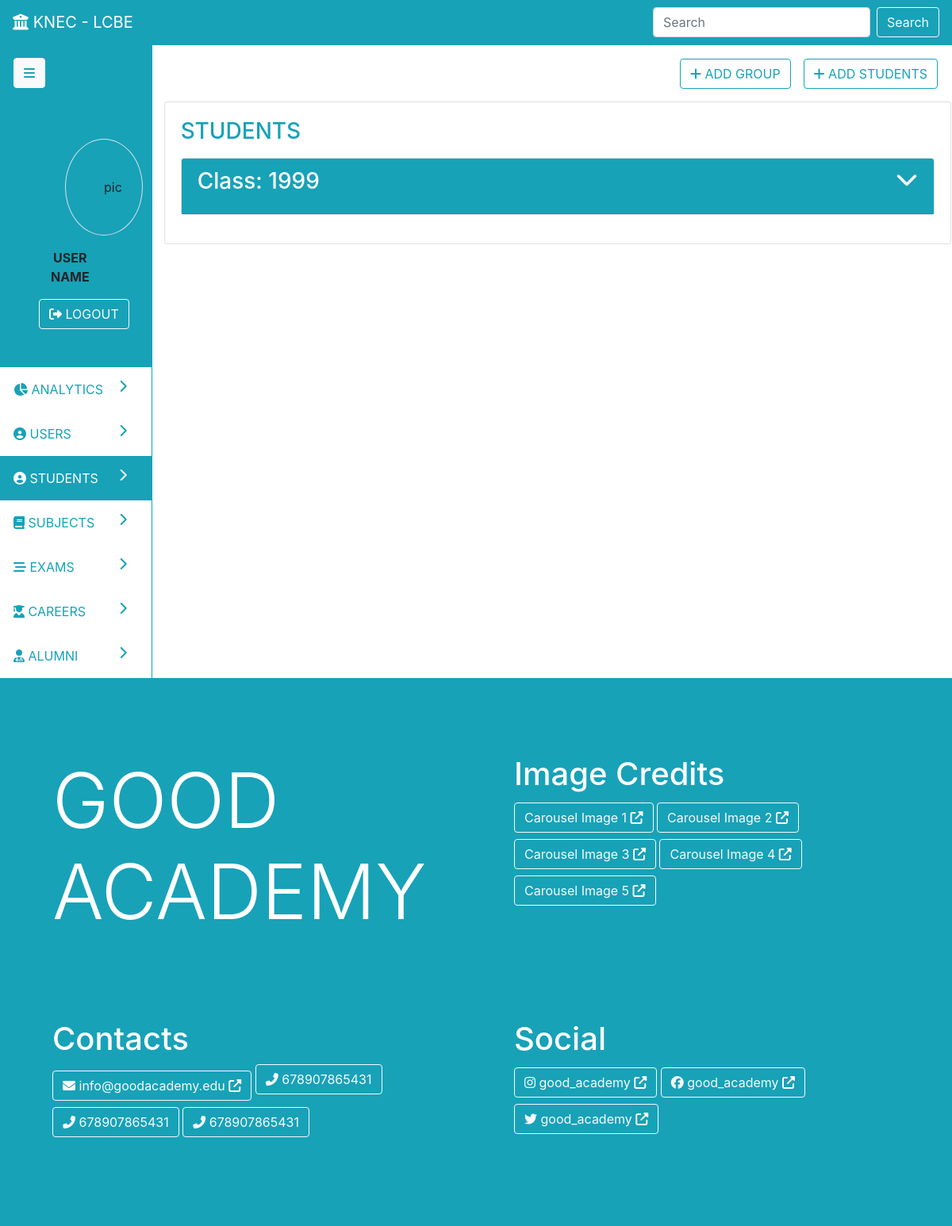
Before: /students with the older database file.
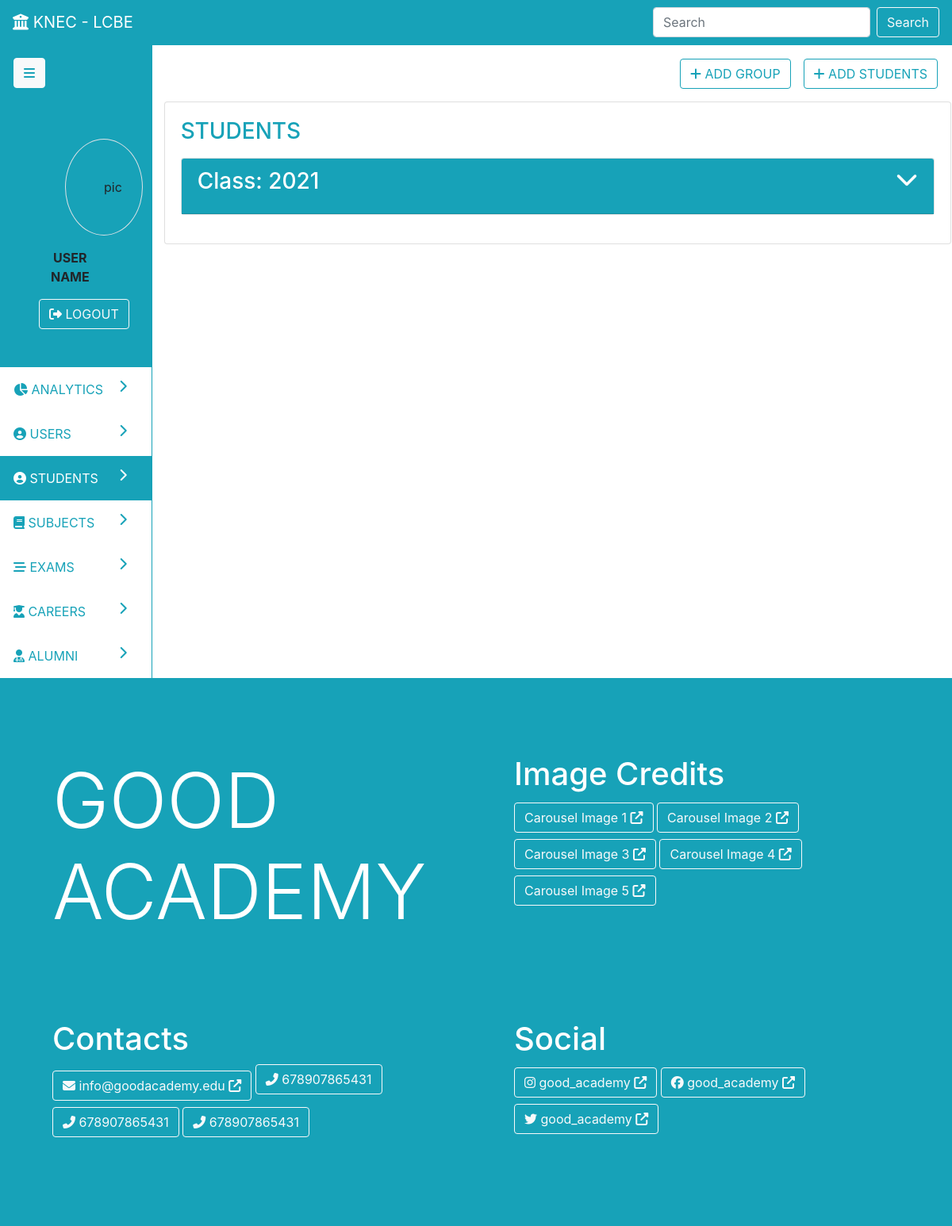
After: the same page with the newer database file.
### parent/models.py (models this page shows, shortened)
class Group(db.Model):
	id = db.Column(db.Integer, primary_key=True)
	year = db.Column(db.String(19), nullable=False)
	students = db.relationship('Student', backref='group', lazy=True, cascade='all, delete')
	status = db.Column(db.String(19), nullable=False, default='ongoing')
	exams = db.relationship('Exam', backref='group', lazy=True, cascade='all, delete')
	created_at = db.Column(db.DateTime, nullable=False, default=datetime.utcnow)
	updated_at = db.Column(db.DateTime, nullable=True, onupdate=datetime.utcnow)

### parent/routes.py (the view)
@app.route('/students', methods=['POST', 'GET'])
def students():
	groups = Group.query.filter_by(status='ongoing')
	return render_template('admin/students.html', nav='dash', page='students', groups=groups, action='read')

### parent/templates/admin/students.html (shortened to what this page needs)
{% extends 'admin-dash.html' %}
{% block pagedata %}
{% if action=='create' %}
<div class="row">
	<div class="col p-3">
		<a class="btn float-right btn-outline-info mr-3" href="{{ url_for('students') }}"><i class="fas fa-list"></i> VIEW STUDENTS</a>
		<a class="btn float-right btn-outline-info mr-3" href="{{ url_for('create_group') }}"><i class="fas fa-plus"></i> ADD GROUP</a>
	</div>
</div>
<div class="card p-3">
	<div class="card-body text-primary">
		<h1 class="card-title text-info">Register New Student</h1>
	</div>
	<form class="card" method="post">
		{{ form.hidden_tag() }}
		<div class="card-body">
			<div class="alert alert-info">
				<i class="fas fa-info-circle"></i> The default password for new accounts is 'welcome'
			</div>
			<fieldset>
				<div class="form-group">
					{{ form.first_name.label(class='form-control-label') }}
					{% if form.first_name.errors %}
						{{ form.first_name(class='form-control is-invalid')}}
						<div class="invalid-feedback">
							{% for error in form.first_name.errors %}
								<span>{{ error }}</span>
							{% endfor %}
						</div>
					{% else%}
						{{ form.first_name(class='form-control') }}
					{% endif %}
				</div>
				<div class="form-group">
					{{ form.middle_name.label(class='form-control-label') }}
					{% if form.middle_name.errors %}
						{{ form.middle_name(class='form-control is-invalid')}}
						<div class="invalid-feedback">
							{% for error in form.middle_name.errors %}
								<span>{{ error }}</span>
							{% endfor %}
						</div>
					{% else%}
						{{ form.middle_name(class='form-control') }}
					{% endif %}
				</div>
				<div class="form-group">
					{{ form.last_name.label(class='form-control-label') }}
					{% if form.last_name.errors %}
						{{ form.last_name(class='form-control is-invalid')}}
						<div class="invalid-feedback">
							{% for error in form.last_name.errors %}
								<span>{{ error }}</span>
							{% endfor %}
						</div>
					{% else%}
						{{ form.last_name(class='form-control') }}
					{% endif %}
				</div>
				<div class="form-group">
					{{ form.email.label(class='form-control-label') }}
					{% if form.email.errors %}
						{{ form.email(class='form-control is-invalid')}}
						<div class="invalid-feedback">
							{% for error in form.email.errors %}
								<span>{{ error }}</span>
							{% endfor %}
						</div>
					{% else%}
						{{ form.email(class='form-control') }}
					{% endif %}
				</div>
				<div class="form-group">
					{{ form.group.label(class='form-control-label') }}
					{% if form.group.errors %}
						{{ form.group(class='form-control is-invalid')}}
						<div class="invalid-feedback">
							{% for error in form.group.errors %}
								<span>{{ error }}</span>
							{% endfor %}
						</div>
					{% else%}
						{{ form.group(class='form-control') }}
					{% endif %}
				</div>
			</fieldset>
			<div>
				{{ form.submit(class='btn btn-info')}}
			</div>
			</div>
		</div>
	</form>
</div>
{% elif action=='read' %}
<div class="row">
	<div class="col p-3">
		<a class="btn float-right btn-outline-info mr-3" href="{{ url_for('create_student') }}"><i class="fas fa-plus"></i> ADD STUDENTS</a>
		<a class="btn float-right btn-outline-info mr-3" href="{{ url_for('create_group') }}"><i class="fas fa-plus"></i> ADD GROUP</a>
	</div>
</div>
<div class="card">
	<div class="card-body">
		<h3 class="card-title text-info">STUDENTS</h3>
		{% for group in groups %}
		<div class="card my-3">
			<div class="card-header bg-info text-white" data-toggle="collapse" data-target="#{% print(group.id) %}" aria-expanded="false" aria-controls="{% print(group.id) %}">
				<h3 class="card-title">Class: {% print(group.year) %} <i class="fas fa-chevron-down float-right"></i></h3>
			</div>
		</div>
		{% endfor %}
	</div>
</div>
{% endif %}
{% endblock %}

Changed rows visible on the page:
no longer on this page (row edited): Group: year "1999"
added Group: year "2021"
